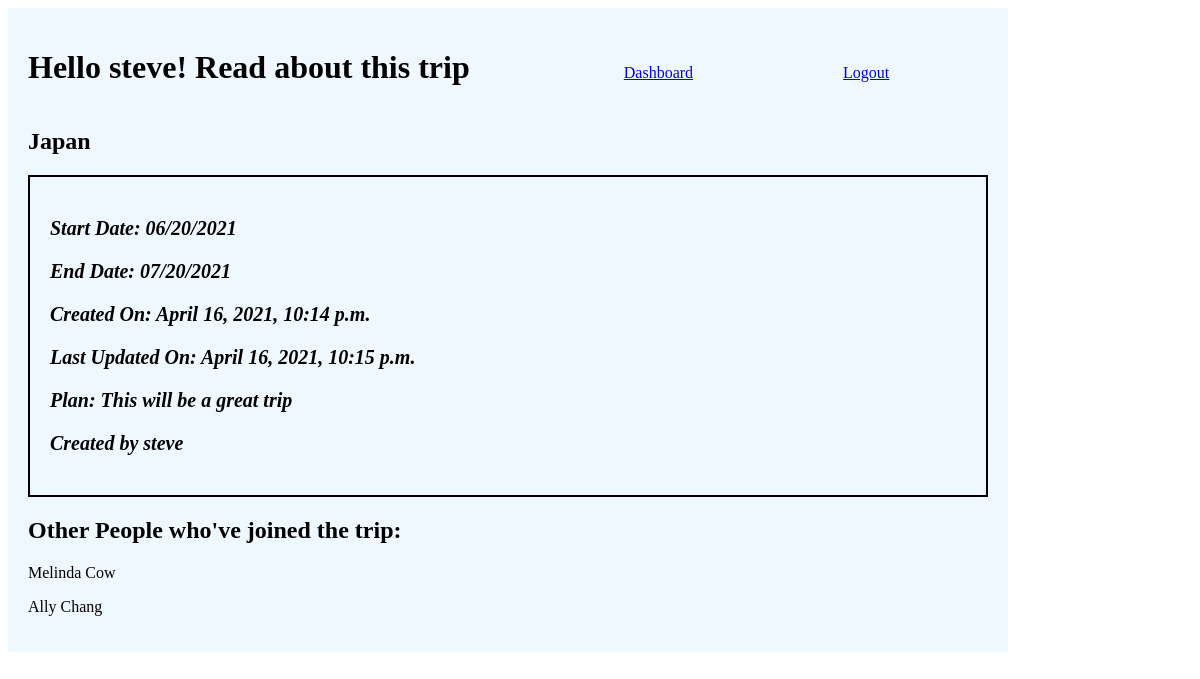
The app's page /trips/6 (signed in) with its own data.
### main/models.py (models this page shows)
class User(models.Model):
    first_name = models.CharField(max_length=50)
    last_name = models.CharField(max_length=50)
    email = models.CharField(max_length=50)
    password = models.CharField(max_length=50)
    created_at = models.DateTimeField(auto_now_add=True)
    updated_at = models.DateTimeField(auto_now=True)
    objects = UserManager()

class Trip (models.Model):
    dest = models.CharField(max_length=50)
    start_date = models.DateTimeField()
    end_date = models.DateTimeField()
    plan = models.CharField(max_length=255)
    user = models.ForeignKey(User, related_name="trips", on_delete = models.CASCADE)
    users_who_join = models.ManyToManyField(User, related_name="join_trip")
    created_at = models.DateTimeField(auto_now_add=True)
    updated_at = models.DateTimeField(auto_now=True)
    objects = TripManager()

### main/views.py (the view)
# urls.py: path('trips/<int:trip_id>', views.tripinfo),
def tripinfo(request, trip_id):
    context = {
        'logged_user': User.objects.get(id=request.session['logged_user']),
        'trips': Trip.objects.get(id=trip_id),
    }
    return render(request, 'tripinfo.html', context)

### main/templates/tripinfo.html (shortened to what this page needs)
<!DOCTYPE html>
<html lang="en">
<head>
	{% load static %}
	<link rel="stylesheet" href="{% static 'css/style5.css' %}" />
</head>
<body>
	<div id="wrapper">
		<h1>Hello {{logged_user.first_name}}! Read about this trip</h1>
		<a href="/user/dashboard">Dashboard</a><a href="/user/logout">Logout</a>
		<h2>{{trips.dest}}</h2>
		<div class="info">
			<p>Start Date: {{trips.start_date|date:"SHORT_DATE_FORMAT"}}</p>
			<p>End Date: {{trips.end_date|date:"SHORT_DATE_FORMAT"}}</p>
			<p>Created On: {{trips.created_at}}</p>
			<p>Last Updated On: {{trips.updated_at}}</p>
			<p>Plan: {{trips.plan}}</p>
			<p>Created by {{trips.user.first_name}}</p>
		</div>
		<div class="other">
			<h2>Other People who've joined the trip:</h2>
			{%for user in trips.users_who_join.all %}
			<p style="text-transform:capitalize;">{{user.first_name}} {{user.last_name}}</p>
			{% endfor %}
		</div>
	</div>
</body>
</html>

### main/static/css/style5.css (style rules this page uses)
#wrapper { width: 960px; height: auto; background-color: aliceblue; padding: 20px; }
h1 { display: inline-block; }
a { margin-left: 150px; }
.info { border: 2px solid black; padding: 20px; font-weight: bold; font-size: 20px; font-style: italic; }

### records on screen
User: first_name "steve"
Trip: dest "Japan", start_date "06/20/2021", end_date "07/20/2021", created_at "April 16, 2021, 10:14 p.m.", updated_at "April 16, 2021, 10:15 p.m.", plan "This will be a great trip", user.first_name "steve"
User: first_name "Melinda", last_name "Cow"
User: first_name "Ally", last_name "Chang"
